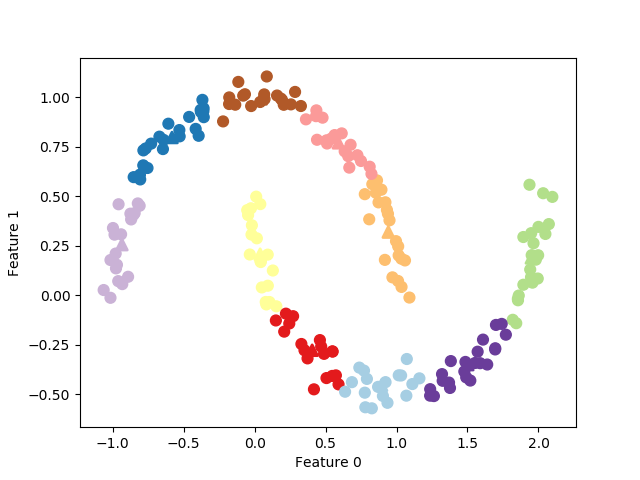

Source code (Python):
# Reducing it to one dimension with PCA or NMF would completely destroy the structure of the data.
# But we can find a more expressive representation with k-means, by using more cluster centers

# Using this 10-dimensional representation, it would now be possible to separate the two 
# half-moon shapes using a linear model, which would not have been possible using the original two features.

import matplotlib.pyplot as plt

from sklearn.datasets import make_moons
from sklearn.cluster import KMeans



X, y = make_moons(
    n_samples=200, noise=0.05,
    random_state=50
)

kmeans = KMeans(
    n_clusters=10,  # data being represented using 10 components (== we have 10 new features)
    random_state=0
)
kmeans.fit(X)

y_pred = kmeans.predict(X)

print("Cluster memberships:\n{}".format(y_pred))

plt.scatter(X[:, 0], X[:, 1], c=y_pred, s=60, cmap='Paired')
plt.scatter(
    kmeans.cluster_centers_[:, 0], kmeans.cluster_centers_[:, 1],
    s=60, marker='^', c=range(kmeans.n_clusters), linewidth=2, cmap='Paired'
)
plt.xlabel("Feature 0")
plt.ylabel("Feature 1")
plt.show()

distance_features = kmeans.transform(X)
print("Distance feature shape: {0}".format(distance_features.shape))
print("Distance features:\n{0}".format(distance_features))
